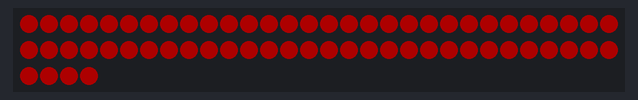
The program below on a simulated Raspberry Pi Pico running MicroPython. Parts: 64 RGB LEDs in strip order, left to right, continuing on the next row. Dim RGB values are drawn brighter than linear.

Above: at 0.1 s.
At 1.1 s:
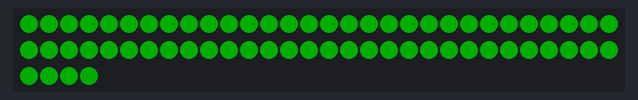
At 2.1 s:
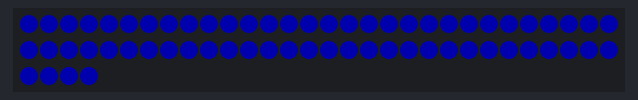

Measured:
- by itself, everything shown: repeats every 3.0 s, in 3 steps
- what the display in image 1 shows lasts 1.0 s, from 1.0 s to 2.0 s

The program:

ringcode.py
```python
import neopixel
from machine import Pin
import time

ws_pin = 0
led_num = 64
BRIGHTNESS = 0.2

neoRing = neopixel.NeoPixel(Pin(ws_pin), led_num)

def set_brightness(color):
    r, g, b = color
    r = int(r * BRIGHTNESS)
    g = int(g * BRIGHTNESS)
    b = int(b * BRIGHTNESS)
    return (r, g, b)

while True:
    color = (255, 0, 0)
    color = set_brightness(color)
    neoRing.fill(color)
    neoRing.write()
    time.sleep(1)


    color = (0, 255, 0)
    color = set_brightness(color)
    neoRing.fill(color)
    neoRing.write()
    time.sleep(1)

    # Display blue
    color = (0, 0, 255)  # Blue color
    color = set_brightness(color)
    neoRing.fill(color)
    neoRing.write()
    time.sleep(1)
```
